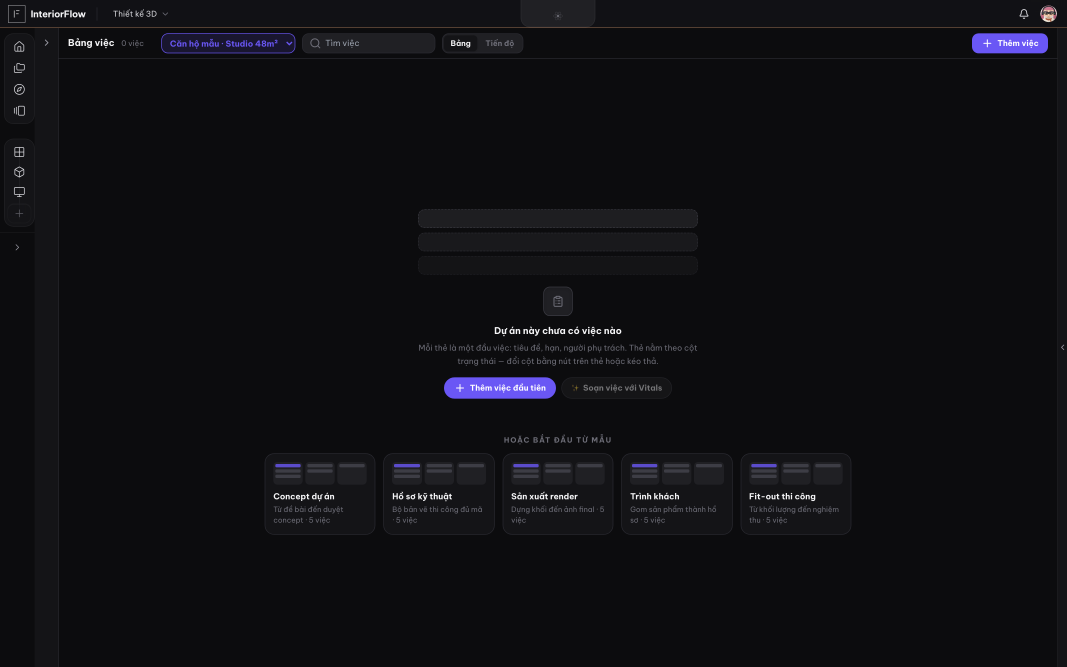
#> input picture anh-luot5/01-gantt-HONG.png, 3200 x 2000 px (shown at 1/3 size); its folder holds 2 pictures in this run
$ python soi-anh-the.py ../anh-luot5
#> lines starting #> are read from the running program, lines starting #| are printed output that depends on the picture
#!/usr/bin/env python3
"""
scripts/soi-anh-the.py — TIÊU CHUẨN ẢNH CHO THẺ KHOÁ, đo bằng máy chứ không chấm bằng cảm tính.

Hoà chốt 29/08: *"hình lấy phải đạt tiêu chuẩn, thiết lập tiêu chuẩn để hình được chọn phải phù
hợp về mặt bố cục, sau đó blend cho nó 1 lớp filter để màu sắc điện ảnh phù hợp design."*

VÌ SAO PHẢI LÀ MÁY: "ảnh này đẹp không" là câu hỏi không ai trả lời giống ai, và người chọn luôn
tìm được lý do cho tấm mình thích. Nhưng ảnh dùng cho MỘT KHUNG CỤ THỂ thì có ràng buộc đo được:
nó bị cắt thành dải 300×150 (tỉ lệ 2:1) nằm dưới chữ, trong một thẻ nhỏ. Bảy phép đo dưới đây
không nói tấm nào ĐẸP — chúng loại những tấm CHẮC CHẮN HỎNG trong khung đó. Việc chọn cái đẹp
nhất trong số còn sống vẫn là của người.

    python3 scripts/soi-anh-the.py <thư mục ảnh>          # chấm, in bảng
    python3 scripts/soi-anh-the.py <thư mục> --chan       # thoát 1 nếu có tấm TRƯỢT

🔴 SỬA SAU LẦN CHẠY ĐẦU — bản đầu gộp "LỖI" với "KÉM HỢP" làm một, và chạy trên 24 ảnh kiến
trúc thật cho ra **0/24 đạt**. Phép đo loại sạch mọi ứng viên thì nó không đo gì cả.
Nguyên nhân không phải ngưỡng sai mà là PHÂN LOẠI SAI: khổ nhỏ, cháy trắng, tỉ lệ không cắt được
là **HỎNG** — tấm nào dính là bỏ, không bàn. Còn "nhiều chi tiết", "ít mảng nghỉ" là **KÉM HỢP**
— chúng nói tấm này *kém hợp hơn tấm kia* cho khung này, chứ không nói nó hỏng. Ảnh kiến trúc
vốn nhiều nét; lấy đó làm cớ loại thì loại cả nghề.
⇒ Nay chia hai tầng: **5 CỔNG CHẶN** (đo tuyệt đối, trượt là loại) và **2 THANG XẾP HẠNG**
(đo tương đối, dùng để xếp thứ tự trong số đã qua cổng). Người chọn trong nhóm đầu bảng.

NĂM CỔNG CHẶN + HAI THANG XẾP HẠNG:

 ① KHỔ ĐỦ LỚN        ≥900px ngang. Dải hiện ở 300px, màn 2x cần 600px, chừa biên cắt ⇒ 900.
                     Thiếu là ảnh nở ra, thấy điểm ảnh.
 ② CẮT ĐƯỢC 2:1      tỉ lệ gốc trong [1.10, 2.60]. Quá vuông thì cắt 2:1 mất hết phần trên hoặc
                     dưới; quá dẹt thì cắt xong còn lại một mẩu giữa, mất bối cảnh.
 ③ SÁNG VỪA          độ sáng trung bình dải cắt trong [58, 200]/255. Tối quá thì thành vệt đen
                     vô nghĩa; sáng quá thì chữ trắng phía trên hết đọc được.
 ④ CÒN TƯƠNG PHẢN    độ lệch chuẩn ≥26. Ảnh mù sương/bệt màu để dưới chữ trông như lỗi tải ảnh.
 ⑤ KHÔNG CHÁY/BẸT    ≤2% điểm ảnh chạm 0 hoặc 255. Vùng cháy trắng ăn mất chi tiết, và lớp
                     phủ màu ở bước sau KHÔNG cứu lại được — cháy là mất hẳn dữ liệu.
 ⑥ ĐỘ TĨNH  (xếp hạng, không chặn)  = 1 − mật độ biên. Dải này nằm ngay trên một câu cần đọc,
                     nên ảnh càng tĩnh càng để chữ thở. Ảnh chi tiết dày (giàn giáo, tán lá,
                     đám đông) kéo mắt khỏi chữ — kém hợp, không phải hỏng.
MỘT TIÊU CHÍ BỐ CỤC, KHÔNG HAI (Hoà chốt 29/08: *"chỉ cần 1 tiêu chí về bố cục thôi là chọn"*).
Bản trước tôi trộn hai thang — độ tĩnh và mảng nghỉ — với trọng số 0,62/0,38. Hai con số đó tôi
tự đặt, không có gì chứng minh, và trộn hai thang thì **không ai truy được vì sao tấm A hơn tấm
B**. Một thang thì tranh cãi được: *"tấm này tĩnh hơn"* là câu kiểm lại được.
Giữ ĐỘ TĨNH vì nó đo đúng thứ đang tranh chấp: **chữ và ảnh cùng đòi sự chú ý trong một thẻ
300px**. Mảng nghỉ vẫn được đo và in ra để tham khảo, nhưng KHÔNG vào điểm.

⛔ GIỚI HẠN PHẢI KHAI: BẢY PHÉP ĐO NÀY ĐO **HÌNH THỨC**, KHÔNG ĐO **NỘI DUNG**.
Ca thật bắt được ngay lần chạy đầu: tấm xếp hạng cao nhất cho Le Corbusier là **một tấm biển
chỉ đường ghi chữ "Villa Savoye"** — nó phẳng, tĩnh, sáng đều, qua sạch mọi cổng. Máy không biết
đó không phải công trình. ⇒ Máy lọc xong, **người vẫn phải nhìn** ít nhất một lượt trước khi
đưa vào app. Đây không phải lỗi sửa được bằng thêm ngưỡng: "đây có phải công trình của người
nói không" là câu hỏi về nghĩa, không phải về điểm ảnh.

Ngưỡng nào cũng có thể sai. Sửa được — nhưng phải sửa Ở ĐÂY, một chỗ, kèm lý do; cấm nới ngưỡng
cho lọt một tấm cụ thể. Đó đúng là cách một tiêu chuẩn chết.
"""
import sys, os, json

try:
    from PIL import Image, ImageFilter, ImageStat
except ImportError:
    print("Cần Pillow: python3 -m pip install Pillow", file=sys.stderr)
    sys.exit(2)

NGUONG = {
    "rong_toi_thieu": 900,
    "ti_le": (1.10, 2.60),
    "sang": (58, 200),
    "tuong_phan_toi_thieu": 26.0,
    "chay_toi_da": 0.02,
}


def cat_dai(im: "Image.Image") -> "Image.Image":
    """Cắt đúng dải 2:1 mà thẻ sẽ hiện — đo trên phần THẬT SỰ nhìn thấy, không đo cả ảnh."""
    w, h = im.size
    can = w / 2
    if can <= h:
        # Cắt theo chiều cao, lấy phần hơi trên tâm: công trình thường nằm nửa trên,
        # nửa dưới hay là mặt đường/cỏ.
        top = max(0, int((h - can) * 0.38))
        return im.crop((0, top, w, top + int(can)))
    can_w = h * 2
    left = (w - can_w) // 2
    return im.crop((left, 0, left + int(can_w), h))


def do(path: str) -> dict:
    # Một tệp tải dở KHÔNG được làm chết cả lượt soi. Cổng gãy vì một tệp hỏng là cổng không
    # dùng được — bắt được lần chạy đầu trên 110 ảnh: đúng một tấm truncated, cả máy dừng.
#> called with path = '../anh-luot5/01-gantt-HONG.png'
    try:
        im = Image.open(path).convert("RGB")
#> im is the input picture: PIL image 3200x2000 RGB; mean R, G, B 15.6, 15.4, 18.7
    except Exception as e:
        return {"tep": os.path.basename(path), "rong": 0, "cao": 0, "ti_le": 0,
                "sang": 0, "tuong_phan": 0, "chay": 0, "roi": 0, "chenh_o": 0,
                "o_phang": 0, "diem_hop": 0.0, "dat": False,
                "loi": [f"không đọc được: {type(e).__name__}"]}
    w, h = im.size
#> w = 3200; h = 2000
    dai = cat_dai(im).resize((600, 300), Image.LANCZOS)
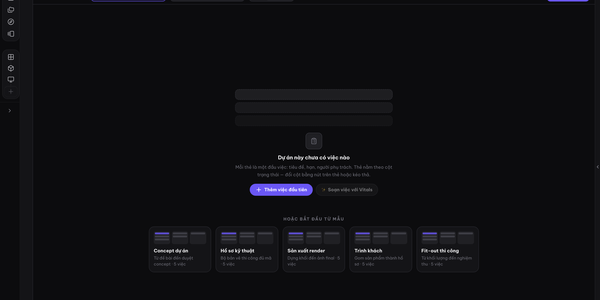
#> dai: PIL image 600x300 RGB; mean R, G, B 15.2, 15.1, 18.1
    xam = dai.convert("L")
    st = ImageStat.Stat(xam)
    sang, lech = st.mean[0], st.stddev[0]
#> sang = 15.26; lech = 12.61

    hist = xam.histogram()
#> hist = 256 values, max 141623 at index 12, min 0 at index 205, mean 703.1
    tong = sum(hist)
#> tong = 180000
    chay = (hist[0] + hist[255]) / tong
#> chay = 0.000361

    bien = xam.filter(ImageFilter.FIND_EDGES)
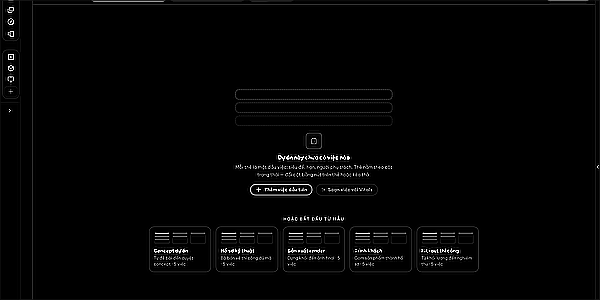
#> bien: PIL image 600x300 L; min 0, max 255, mean 4.1
    roi = sum(1 for p in bien.getdata() if p > 40) / (600 * 300)
#> roi = 0.0278

    # lưới 6×3 — tìm mảng nghỉ
    o_sang, o_phang = [], 0
    for gy in range(3):
        for gx in range(6):
            o = xam.crop((gx * 100, gy * 100, gx * 100 + 100, gy * 100 + 100))
            s = ImageStat.Stat(o)
            o_sang.append(s.mean[0])
            if s.stddev[0] < 18:
                o_phang += 1
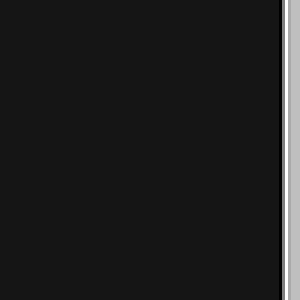
#> o: PIL image 100x100 L (shown 3 times larger); min 11, max 23, mean 12.5; drawn with min black and max white
#> after the loop, o_phang = 15; o_sang = [15.88, 12.56, 13.7, 13.96, 12.1, 13.15, 13.18, 12, 21.85, 20.78, 12, 12.48, 13.15, 16.8, 19.82, 20.72, 18.09, 12.46]
    chenh_o = max(o_sang) - min(o_sang)
#> chenh_o = 9.85

    loi = []
    if w < NGUONG["rong_toi_thieu"]:
        loi.append(f"khổ nhỏ {w}px < {NGUONG['rong_toi_thieu']}")
    tl = w / h
#> tl = 1.6
    if not (NGUONG["ti_le"][0] <= tl <= NGUONG["ti_le"][1]):
        loi.append(f"tỉ lệ {tl:.2f} ngoài {NGUONG['ti_le']}")
    if not (NGUONG["sang"][0] <= sang <= NGUONG["sang"][1]):
        loi.append(f"sáng {sang:.0f} ngoài {NGUONG['sang']}")
    if lech < NGUONG["tuong_phan_toi_thieu"]:
        loi.append(f"bệt màu, lệch chuẩn {lech:.0f} < {NGUONG['tuong_phan_toi_thieu']:.0f}")
    if chay > NGUONG["chay_toi_da"]:
        loi.append(f"cháy/bẹt {chay*100:.1f}% > {NGUONG['chay_toi_da']*100:.0f}%")
    # ⑥⑦ KHÔNG vào `loi` — chúng xếp hạng, không chặn (xem chú thích đầu tệp).
    # MỘT tiêu chí: độ tĩnh. 0.40 = mức rối cao nhất đo được trên tập ảnh kiến trúc thật.
    diem_hop = round(max(0.0, min(1.0, 1 - roi / 0.40)), 3)
#> diem_hop = 0.931

    return {
        "tep": os.path.basename(path), "rong": w, "cao": h, "ti_le": round(tl, 2),
        "sang": round(sang), "tuong_phan": round(lech), "chay": round(chay, 4),
        "roi": round(roi, 4), "chenh_o": round(chenh_o), "o_phang": o_phang,
        "diem_hop": diem_hop, "dat": not loi, "loi": loi,
    }


def main() -> int:
    if len(sys.argv) < 2:
        print(__doc__)
        return 2
    thu_muc = sys.argv[1]
    chan = "--chan" in sys.argv
    tep = sorted(
        os.path.join(thu_muc, f) for f in os.listdir(thu_muc)
        if f.lower().endswith((".jpg", ".jpeg", ".png"))
    )
    if not tep:
        print(f"Không có ảnh nào trong {thu_muc}", file=sys.stderr)
        return 2

    kq = [do(p) for p in tep]
#> call 2 of do, with path = '../anh-luot5/02a-viewport3d-truoc.png'
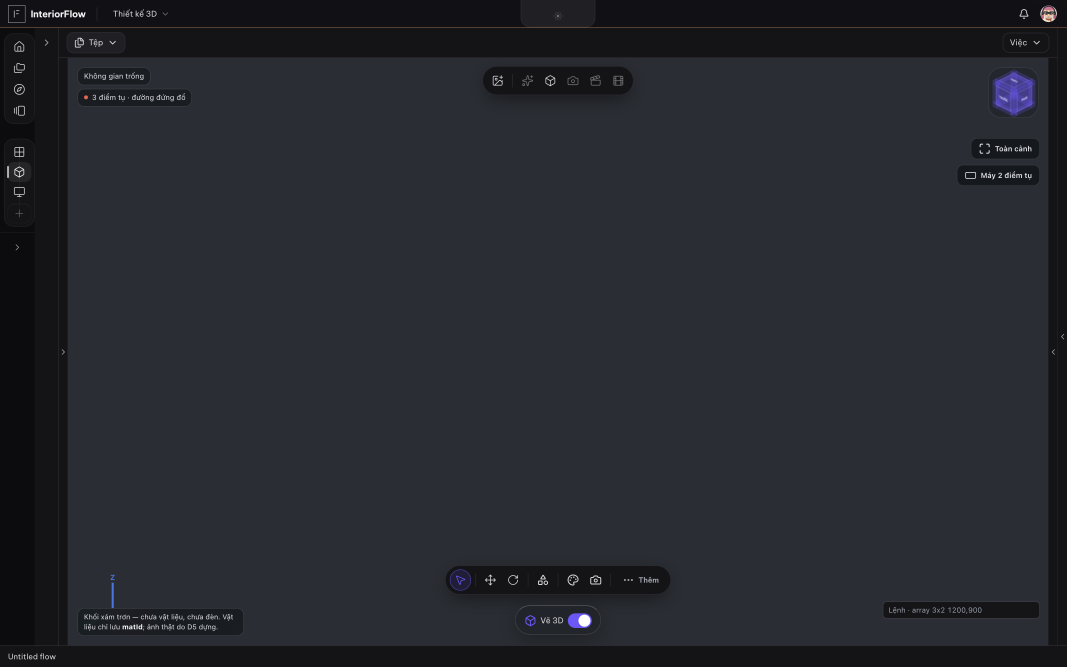
#> input picture anh-luot5/02a-viewport3d-truoc.png, 3200 x 2000 px (shown at 1/3 size)
#> in do, im is the input picture: PIL image 3200x2000 RGB; mean R, G, B 37.8, 40.1, 45.7
#> in do (call 2), `dai = cat_dai(im).resize((600, 300), Image.LANCZOS)`:
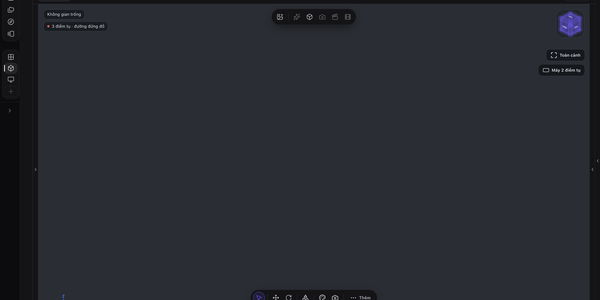
#> dai: PIL image 600x300 RGB; mean R, G, B 39.8, 42.4, 48.3
#> in do (call 2), `sang, lech = st.mean[0], st.stddev[0]`: sang = 42.42; lech = 9.39
#> in do (call 2), `hist = xam.histogram()`: hist = 256 values, max 153661 at index 45, min 0 at index 145, mean 703.1
#> in do (call 2), `chay = (hist[0] + hist[255]) / tong`: chay = 6.11e-05
#> in do (call 2), `bien = xam.filter(ImageFilter.FIND_EDGES)`:
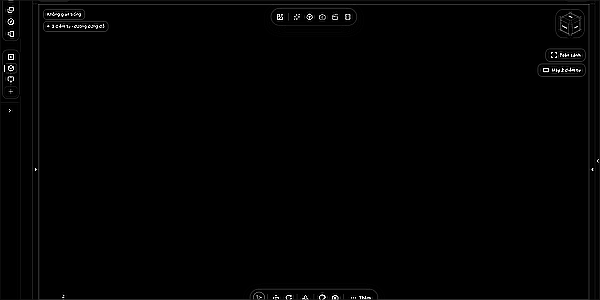
#> bien: PIL image 600x300 L; min 0, max 255, mean 2.1
#> in do (call 2), `roi = sum(1 for p in bien.getdata() if p > 40) / (600 * 300)`: roi = 0.0155
#> after the loop in do (call 2), `for gy in range(3):`:
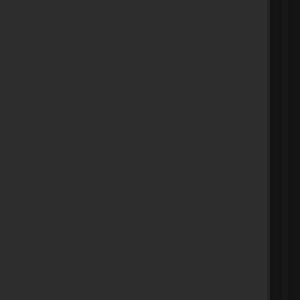
#> o: PIL image 100x100 L (shown 3 times larger); min 19, max 46, mean 42.5
#> after the loop in do (call 2), `for gy in range(3):`: o_phang = 18; o_sang = [36.47, 44.05, 43.13, 42.07, 44.05, 42.69, 34.08, 45, 45, 45, 45, 42.51, 34.05, 45, 44.19, 43.87, 45, 42.46]
#> in do (call 2), `chenh_o = max(o_sang) - min(o_sang)`: chenh_o = 10.95
#> in do (call 2), `diem_hop = round(max(0.0, min(1.0, 1 - roi / 0.40)), 3)`: diem_hop = 0.961
#> kq = 2 items
    dat = sorted([k for k in kq if k["dat"]], key=lambda k: -k["diem_hop"])
#> dat = []

    print(f"\nTIÊU CHUẨN ẢNH THẺ KHOÁ — {len(tep)} tấm")
    print("─" * 100)
    print(f"{'tệp':<12}{'khổ':>11}{'tỉ lệ':>7}{'sáng':>6}{'t.phản':>8}{'cháy':>7}{'độ tĩnh':>10}")
    for k in kq:
        dau = "✅" if k["dat"] else "🔴"
        print(f"{dau} {k['tep']:<10}{k['rong']}×{k['cao']:<6}{k['ti_le']:>6}{k['sang']:>6}"
              f"{k['tuong_phan']:>8}{k['chay']*100:>6.1f}%{k['diem_hop']:>10.3f}")
        for l in k["loi"]:
            print(f"     └ {l}")
#> this loop made 2 passes
#> dau on passes 1 to 2: '🔴', '🔴'
#| 🔴 01-gantt-HONG.png3200×2000     1.6    15      13   0.0%     0.931
#|      └ sáng 15 ngoài (58, 200)
#|      └ bệt màu, lệch chuẩn 13 < 26
#| 🔴 02a-viewport3d-truoc.png3200×2000     1.6    42       9   0.0%     0.961
#|      └ sáng 42 ngoài (58, 200)
#|      └ bệt màu, lệch chuẩn 9 < 26
    print("─" * 100)
    print(f"QUA CỔNG {len(dat)}/{len(tep)} — xếp theo ĐIỂM HỢP giảm dần:")
#| QUA CỔNG 0/2 — xếp theo ĐIỂM HỢP giảm dần:
    for k in dat[:8]:
        print(f"   tĩnh {k['diem_hop']:.3f}  {k['tep']}   (ô nghỉ {k['o_phang']}/18 — tham khảo, không vào điểm)")
#> this loop made 0 passes
    print("\nNăm cổng LOẠI tấm hỏng. Điểm hợp XẾP HẠNG tấm còn sống — nó không nói tấm nào ĐẸP.")
    print("Chọn trong nhóm đầu bảng vẫn là việc của người.\n")

    json.dump(kq, open(os.path.join(thu_muc, "_diem.json"), "w"), ensure_ascii=False, indent=1)
    return 1 if (chan and len(dat) < len(tep)) else 0


if __name__ == "__main__":
    sys.exit(main())
#> (the program exits here)
